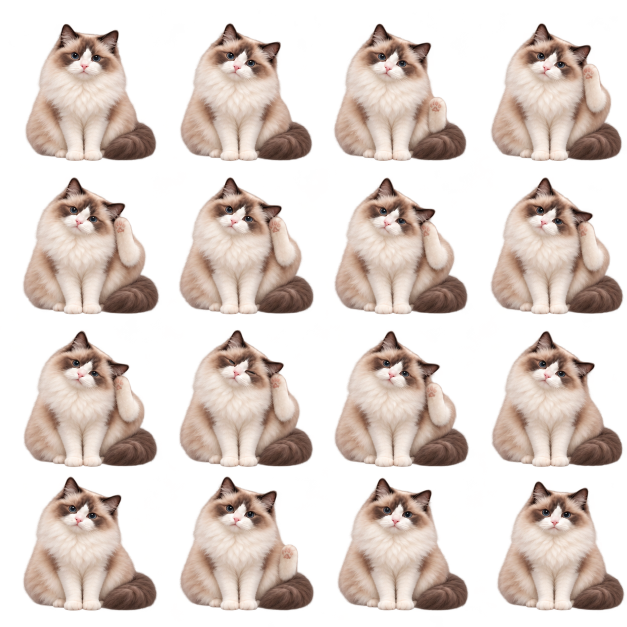
#> input picture 制作/动画优化/挠耳连续分镜.png, 1254 x 1254 px (shown at 1/2 size)
$ python '准备挠耳连续素材.py'
#> lines starting #> are read from the running program, lines starting #| are printed output that depends on the picture; after the words box and inside, x2 and y2 are one past the last pixel; in counts of white or black regions, pixels touching at a corner belong together
"""清除极低透明度噪点，按完整主体提取十六帧并对齐白色前爪。"""

import argparse
import json
from pathlib import Path

from PIL import Image


def find_subjects(source):
    width, height = source.size
    alpha = source.getchannel("A").tobytes()
    remaining = bytearray(value > 8 for value in alpha)
    subjects = []
    for start in range(width * height):
        if not remaining[start]:
            continue
        remaining[start] = 0
        pending = [start]
        points = []
        while pending:
            index = pending.pop()
            points.append(index)
            x, y = index % width, index // width
            for ny in range(max(0, y - 1), min(height, y + 2)):
                for nx in range(max(0, x - 1), min(width, x + 2)):
                    neighbor = ny * width + nx
                    if remaining[neighbor]:
                        remaining[neighbor] = 0
                        pending.append(neighbor)
        xs = [index % width for index in points]
        ys = [index // width for index in points]
        subjects.append({
            "points": points,
            "box": (min(xs), min(ys), max(xs) + 1, max(ys) + 1),
            "center": (sum(xs) / len(xs), sum(ys) / len(ys)),
        })
    assert len(subjects) == 16, f"清理后应有十六个独立猫咪主体，实际为{len(subjects)}个"
    subjects.sort(key=lambda subject: subject["center"][1])
    # 分镜未严格落在等分格内，先按质心分行，再按横向位置排序。
    return [subject for row in range(4) for subject in sorted(subjects[row * 4:row * 4 + 4], key=lambda item: item["center"][0])]


def paw_anchor(source, subject, strip_height=6):
    pixels = source.load()
    box = subject["box"]
    bottom = box[3] - (box[3] - box[1]) * 0.2
    white = []
    for index in subject["points"]:
        x, y = index % source.width, index // source.width
        if y < bottom:
            continue
        red, green, blue, alpha = pixels[x, y]
        if alpha >= 128 and min(red, green, blue) >= 175 and max(red, green, blue) - min(red, green, blue) <= 65:
            white.append((x, y))
    assert white, "主体下部缺少可识别的白色前爪"
    floor = max(y for _, y in white)
    strip = [x for x, y in white if y > floor - strip_height]
    # 使用落地白爪的跨度中心，不受抬起的后爪和浓棕尾巴影响。
    return (min(strip) + max(strip) + 1) / 2, floor + 1


def prepare_frames(root):
    source_path = root / "制作/动画优化/挠耳连续分镜.png"
    source = Image.open(source_path).convert("RGBA")
#> source is the input picture: PIL image 1254x1254 RGBA; mean R, G, B, A 110.1, 93.3, 84.4, 122.8
    subjects = find_subjects(source)
#> after the loop in find_subjects, `for start in range(width * height):`: subjects = 16 items
#> subjects = 16 items
    cleaned = source.copy()
    noise = source.getchannel("A").point(lambda value: 255 if value <= 8 else 0)
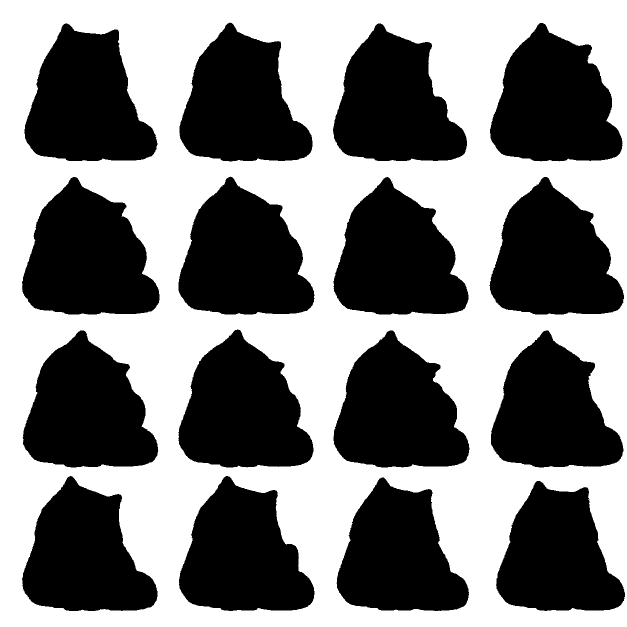
#> noise: PIL image 1254x1254 L (shown at 1/2 size); 49.5% white; 1 white region, box (x1, y1, x2, y2) and area: (0, 0, 1254, 1254) 778733
    cleaned.paste((0, 0, 0, 0), (0, 0), noise)
    cleaned.save(source_path.with_stem(source_path.stem + "-透明清理"))
    first_box = subjects[0]["box"]
#> first_box = (49, 47, 315, 322)
    scale = 173 / (first_box[3] - first_box[1])
#> scale = 0.629
    target = root / "assets/frames/scratch-v2"
    target.mkdir(parents=True, exist_ok=True)
    report = []
    for index, subject in enumerate(subjects):
        box = subject["box"]
        padded = (max(0, box[0] - 2), max(0, box[1] - 2), min(source.width, box[2] + 2), min(source.height, box[3] + 2))
        cell = cleaned.crop(padded)
        resized = cell.resize((round(cell.width * scale), round(cell.height * scale)), Image.Resampling.LANCZOS)
        resized_subject = {"box": resized.getchannel("A").getbbox(), "points": [pixel for pixel, alpha in enumerate(resized.getchannel("A").tobytes()) if alpha > 8]}
        # 缩放后再量一次前爪，消除取整和重采样造成的一像素基线差。
        paw_x, paw_y = paw_anchor(resized, resized_subject, strip_height=4)
        offset_x = round(123 - paw_x)
        offset_y = 241 - paw_y
        assert 0 <= offset_x and offset_x + resized.width <= 256, f"第{index + 1}帧横向超出画布"
        assert 0 <= offset_y and offset_y + resized.height <= 256, f"第{index + 1}帧纵向超出画布"
        frame = Image.new("RGBA", (256, 256))
        frame.alpha_composite(resized, (offset_x, offset_y))
        frame.save(target / f"{index:02}.png")
        report.append({"帧": index + 1, "源主体边界": box, "成品前爪中心与底边": [paw_x + offset_x, paw_y + offset_y], "成品边界": frame.getchannel("A").getbbox()})
#> this loop made 16 passes
#> (padded, bottom in paw_anchor, floor in paw_anchor, paw_x, paw_y, offset_x, offset_y) on passes 1 to 9: ((47, 45, 317, 324), 140.8, 173, 76.5, 174, 46, 67), ((357, 43, 627, 325), 141.6, 173, 76, 174, 47, 67), ((664, 45, 936, 324), 140.8, 172, 76, 173, 47, 68), ((978, 44, 1247, 325), 141.6, 173, 76, 174, 47, 67), ((42, 352, 321, 631), 140.8, 172, 77.5, 173, 46, 68), ((355, 351, 631, 631), 140.8, 173, 77, 174, 46, 67), ((665, 352, 939, 631), 140.8, 172, 76, 173, 47, 68), ((977, 352, 1250, 631), 140.8, 173, 76.5, 174, 46, 67), ((43, 659, 319, 937), 140, 171, 77.5, 172, 46, 69)
#> pass 1, in prepare_frames, `cell = cleaned.crop(padded)`:
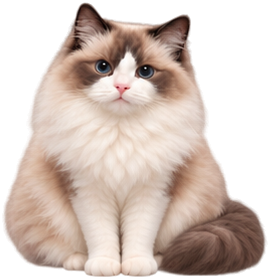
#> cell: PIL image 270x279 RGBA; mean R, G, B, A 125.4, 109.6, 101.1, 161; transparent parts drawn white
#> pass 1, in prepare_frames, `frame.save(target / f"{index:02}.png")`:
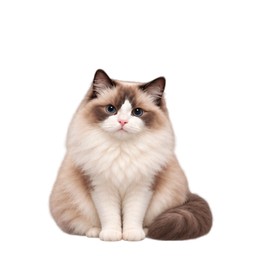
#> saved as 00.png: PIL image 256x256 RGBA; mean R, G, B, A 57.9, 50.5, 46.6, 73.5; transparent parts drawn white
#> after the loop:
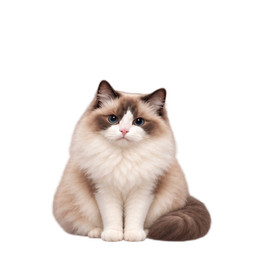
#> frame: PIL image 256x256 RGBA; mean R, G, B, A 52.3, 45.6, 42.1, 66.8; transparent parts drawn white
#> after the loop:
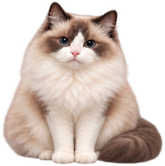
#> resized: PIL image 165x166 RGBA; mean R, G, B, A 125, 109.1, 100.7, 159.9; transparent parts drawn white
#> after the loop, report = 16 items
    return {"帧数": len(subjects), "统一倍率": scale, "前爪目标中心与底边": [123, 241], "各帧测量": report}


def register_animation(root):
    path = root / "assets/animations.json"
#> (the run stopped early here; a loop or call above may not have finished)
